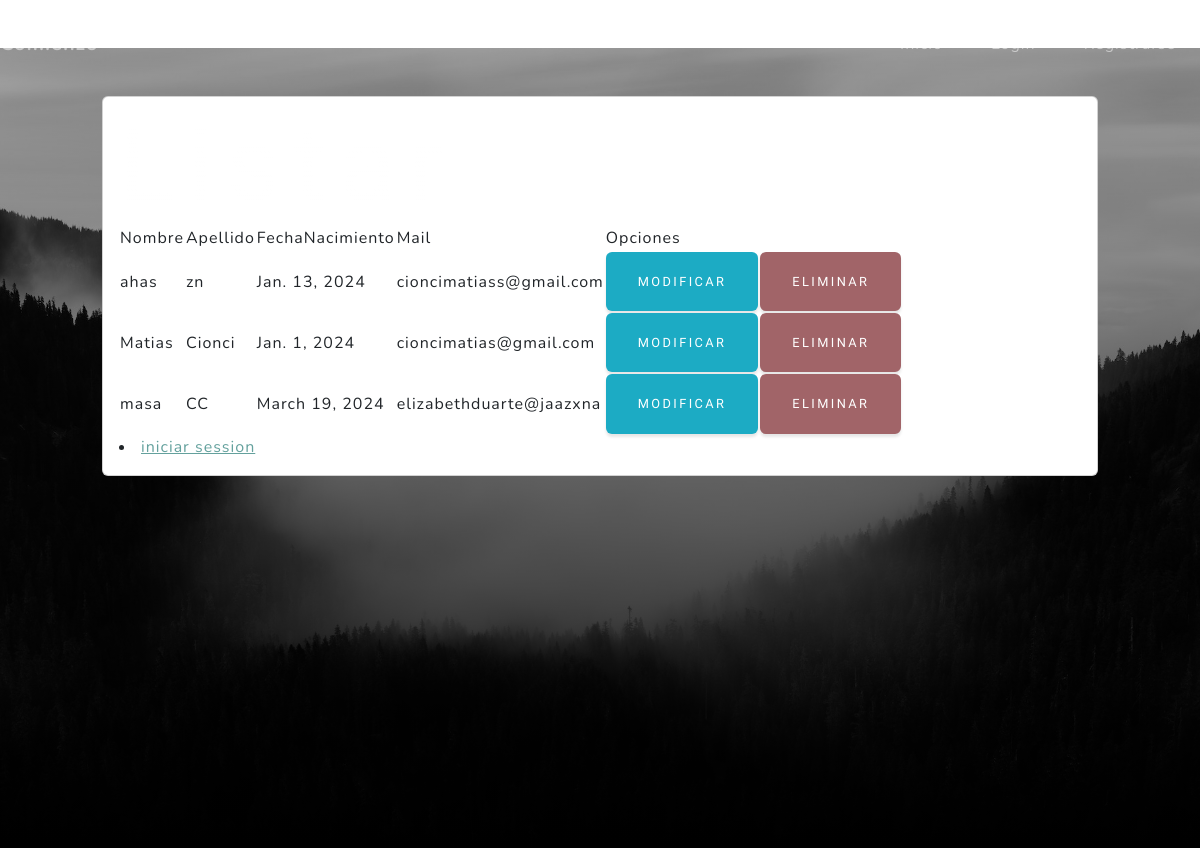
/listar-usuario/, run on the app's committed database.
### usuarios/models.py (models this page shows)
class Usuario(models.Model):
    nombreU = models.CharField(max_length=50)
    apellido = models.CharField(max_length=50)
    fechaNacimiento = models.DateField()
    mail = models.CharField(max_length=50)
    imagen = models.ImageField(upload_to="usuariosima",null=True)

### usuarios/views.py (the view)
# urls.py: path('listar-usuario/', listar_usuario,name="listarusuario"),
def listar_usuario(request):
    usuarios = Usuario.objects.all()
    data = {
        'usuarios': usuarios
    }
    return render(request,'usuario/listar.html',data)

### templates/usuario/listar.html (shortened to what this page needs)
{% extends 'padre.html'%}
{%block main %}
{% load crispy_forms_tags %}
<br><br>
 <header class="masthead">
<div class="row">
    <div class="col-12 col-md-10 offset-md-1">
        <br><br>
        <div class="card">
            <div class="card-body">
                     <h1>Listar</h1>
                    <table>
                        <tr>
                            <td>Nombre</td>
                            <td>Apellido</td>
                            <td>FechaNacimiento</td>
                            <td>Mail</td>
                            <td>Opciones</td>
                        </tr>
                        {% for u in usuarios %}
                            <tr>
                                <td>{{u.nombreU}}</td>
                                <td>{{u.apellido}}</td>
                                <td>{{u.fechaNacimiento}}</td>
                                <td>{{u.mail}}</td>
                                <td><a href="{% url 'modificarusuario' u.id %}" class="btn btn-info btn-sn">modificar</a> </td>
                                <td><a href="{% url 'eliminarusuario' u.id %}" class="btn btn-danger btn-sn">eliminar</a> </td>
                            </tr>
                        {% endfor %}
                    </table>
                {% if user.is_authenticated %}
                <li>
                    <a href="{% url 'logout'%}">cerrar session</a>
                </li>
                {% else %}
                  <li>
                    <a href="{% url 'login' %}">iniciar session</a>
                </li>
                {% endif%}
            </div>
        </div>
    </div>
</div>
 </header>
{% endblock main %}

### templates/padre.html (shortened to what this page needs)
{% load static %}
<!doctype html>
<html lang="es">
  <head>
        <link href="{% static 'presen/css/styles.css'%}" rel="stylesheet" />
  </head>
  <body id="page-top">
        <nav class="navbar navbar-expand-lg navbar-light fixed-top" id="mainNav">
                <a class="navbar-brand" href="#page-top">Comienzo</a>
                <div class="collapse navbar-collapse" id="navbarResponsive">
                    <ul class="navbar-nav ms-auto">
                        <li class="nav-item"><a class="nav-link" href="{% url 'index_usuarios' %}">Inicio</a></li>
                        <li class="nav-item"><a class="nav-link" href="{% url 'login' %}">Login</a></li>
                        <li class="nav-item"><a class="nav-link" href="{% url 'registro' %}">Registrarse</a></li>
                    </ul>
                </div>
        </nav>
  {% block main %}
  {% endblock %}
  </body>
</html>

### data on the page
Usuario: nombreU "ahas", apellido "zn", fechaNacimiento "Jan. 13, 2024", mail "cioncimatiass@gmail.com"
Usuario: nombreU "Matias", apellido "Cionci", fechaNacimiento "Jan. 1, 2024", mail "cioncimatias@gmail.com"
Usuario: nombreU "masa", apellido "CC", fechaNacimiento "March 19, 2024", mail "elizabethduarte@jaazxna"
